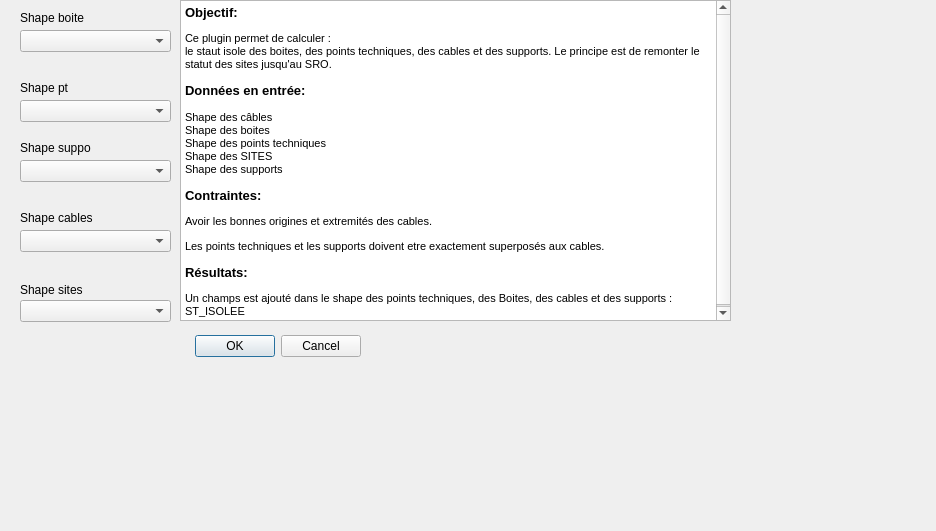
<?xml version="1.0" encoding="UTF-8"?>
<ui version="4.0">
 <class>Calcul_Nbre_LOG_FODialogBase</class>
 <widget class="QDialog" name="Calcul_Nbre_LOG_FODialogBase">
  <property name="geometry">
   <rect>
    <x>0</x>
    <y>0</y>
    <width>936</width>
    <height>531</height>
   </rect>
  </property>
  <property name="windowTitle">
   <string>Calcul_Nbre_LOG_FO</string>
  </property>
  <widget class="QDialogButtonBox" name="button_box">
   <property name="geometry">
    <rect>
     <x>20</x>
     <y>330</y>
     <width>341</width>
     <height>32</height>
    </rect>
   </property>
   <property name="orientation">
    <enum>Qt::Horizontal</enum>
   </property>
   <property name="standardButtons">
    <set>QDialogButtonBox::Cancel|QDialogButtonBox::Ok</set>
   </property>
  </widget>
  <widget class="QComboBox" name="comboPBO">
   <property name="geometry">
    <rect>
     <x>20</x>
     <y>30</y>
     <width>151</width>
     <height>22</height>
    </rect>
   </property>
  </widget>
  <widget class="QComboBox" name="comboCABLES">
   <property name="geometry">
    <rect>
     <x>20</x>
     <y>230</y>
     <width>151</width>
     <height>22</height>
    </rect>
   </property>
  </widget>
  <widget class="QComboBox" name="combosupport">
   <property name="geometry">
    <rect>
     <x>20</x>
     <y>160</y>
     <width>151</width>
     <height>22</height>
    </rect>
   </property>
  </widget>
  <widget class="QComboBox" name="comboSITES">
   <property name="geometry">
    <rect>
     <x>20</x>
     <y>300</y>
     <width>151</width>
     <height>22</height>
    </rect>
   </property>
  </widget>
  <widget class="QLabel" name="label_4">
   <property name="geometry">
    <rect>
     <x>20</x>
     <y>210</y>
     <width>81</width>
     <height>16</height>
    </rect>
   </property>
   <property name="text">
    <string>Shape cables</string>
   </property>
  </widget>
  <widget class="QLabel" name="label">
   <property name="geometry">
    <rect>
     <x>20</x>
     <y>10</y>
     <width>71</width>
     <height>16</height>
    </rect>
   </property>
   <property name="text">
    <string>Shape boite</string>
   </property>
  </widget>
  <widget class="QLabel" name="label_3">
   <property name="geometry">
    <rect>
     <x>20</x>
     <y>280</y>
     <width>71</width>
     <height>20</height>
    </rect>
   </property>
   <property name="text">
    <string>Shape sites</string>
   </property>
  </widget>
  <widget class="QLabel" name="label_2">
   <property name="geometry">
    <rect>
     <x>20</x>
     <y>140</y>
     <width>71</width>
     <height>16</height>
    </rect>
   </property>
   <property name="text">
    <string>Shape support</string>
   </property>
  </widget>
  <widget class="QTextBrowser" name="textBrowser">
   <property name="geometry">
    <rect>
     <x>180</x>
     <y>0</y>
     <width>551</width>
     <height>321</height>
    </rect>
   </property>
   <property name="html">
    <string>&lt;!DOCTYPE HTML PUBLIC &quot;-//W3C//DTD HTML 4.0//EN&quot; &quot;http://www.w3.org/TR/REC-html40/strict.dtd&quot;&gt;
&lt;html&gt;&lt;head&gt;&lt;meta name=&quot;qrichtext&quot; content=&quot;1&quot; /&gt;&lt;style type=&quot;text/css&quot;&gt;
p, li { white-space: pre-wrap; }
&lt;/style&gt;&lt;/head&gt;&lt;body style=&quot; font-family:'MS Shell Dlg 2'; font-size:8.25pt; font-weight:400; font-style:normal;&quot;&gt;
&lt;p style=&quot; margin-top:0px; margin-bottom:0px; margin-left:0px; margin-right:0px; -qt-block-indent:0; text-indent:0px;&quot;&gt;&lt;span style=&quot; font-size:10pt; font-weight:600;&quot;&gt;Objectif:&lt;/span&gt;&lt;/p&gt;
&lt;p style=&quot; margin-top:12px; margin-bottom:0px; margin-left:0px; margin-right:0px; -qt-block-indent:0; text-indent:0px;&quot;&gt;&lt;span style=&quot; font-family:'MS Shell Dlg 2,sans-serif'; font-size:8pt;&quot;&gt;Ce plugin permet de calculer :&lt;/span&gt;&lt;/p&gt;
&lt;p style=&quot; margin-top:0px; margin-bottom:0px; margin-left:0px; margin-right:0px; -qt-block-indent:0; text-indent:0px;&quot;&gt;&lt;span style=&quot; font-size:8pt;&quot;&gt;le staut isole des boites, des points techniques, des cables et des supports. Le principe est de remonter le statut des sites jusqu'au SRO. &lt;/span&gt;&lt;/p&gt;
&lt;p style=&quot; margin-top:12px; margin-bottom:0px; margin-left:0px; margin-right:0px; -qt-block-indent:0; text-indent:0px;&quot;&gt;&lt;span style=&quot; font-family:'MS Shell Dlg 2,sans-serif'; font-size:10pt; font-weight:600;&quot;&gt;Données en entrée: &lt;/span&gt;&lt;/p&gt;
&lt;p style=&quot;-qt-paragraph-type:empty; margin-top:0px; margin-bottom:0px; margin-left:0px; margin-right:0px; -qt-block-indent:0; text-indent:0px; font-size:8pt;&quot;&gt;&lt;br /&gt;&lt;/p&gt;
&lt;p style=&quot; margin-top:0px; margin-bottom:0px; margin-left:0px; margin-right:0px; -qt-block-indent:0; text-indent:0px;&quot;&gt;&lt;span style=&quot; font-size:8pt;&quot;&gt;Shape des câbles&lt;/span&gt;&lt;/p&gt;
&lt;p style=&quot; margin-top:0px; margin-bottom:0px; margin-left:0px; margin-right:0px; -qt-block-indent:0; text-indent:0px;&quot;&gt;&lt;span style=&quot; font-size:8pt;&quot;&gt;Shape des boites&lt;/span&gt;&lt;/p&gt;
&lt;p style=&quot; margin-top:0px; margin-bottom:0px; margin-left:0px; margin-right:0px; -qt-block-indent:0; text-indent:0px;&quot;&gt;&lt;span style=&quot; font-size:8pt;&quot;&gt;Shape des points techniques&lt;/span&gt;&lt;/p&gt;
&lt;p style=&quot; margin-top:0px; margin-bottom:0px; margin-left:0px; margin-right:0px; -qt-block-indent:0; text-indent:0px;&quot;&gt;&lt;span style=&quot; font-size:8pt;&quot;&gt;Shape des SITES&lt;/span&gt;&lt;/p&gt;
&lt;p style=&quot; margin-top:0px; margin-bottom:0px; margin-left:0px; margin-right:0px; -qt-block-indent:0; text-indent:0px;&quot;&gt;&lt;span style=&quot; font-size:8pt;&quot;&gt;Shape des supports&lt;/span&gt;&lt;/p&gt;
&lt;p style=&quot; margin-top:12px; margin-bottom:0px; margin-left:0px; margin-right:0px; -qt-block-indent:0; text-indent:0px;&quot;&gt;&lt;span style=&quot; font-family:'MS Shell Dlg 2,sans-serif'; font-size:10pt; font-weight:600;&quot;&gt;Contraintes:&lt;/span&gt;&lt;span style=&quot; font-size:10pt;&quot;&gt; &lt;/span&gt;&lt;/p&gt;
&lt;p style=&quot; margin-top:12px; margin-bottom:12px; margin-left:0px; margin-right:0px; -qt-block-indent:0; text-indent:0px;&quot;&gt;&lt;span style=&quot; font-size:8pt;&quot;&gt;Avoir les bonnes origines et extremités des cables.&lt;/span&gt;&lt;/p&gt;
&lt;p style=&quot; margin-top:12px; margin-bottom:12px; margin-left:0px; margin-right:0px; -qt-block-indent:0; text-indent:0px;&quot;&gt;&lt;span style=&quot; font-size:8pt;&quot;&gt;Les points techniques et les supports doivent etre exactement superposés aux cables.&lt;/span&gt;&lt;/p&gt;
&lt;p style=&quot; margin-top:12px; margin-bottom:12px; margin-left:0px; margin-right:0px; -qt-block-indent:0; text-indent:0px;&quot;&gt;&lt;span style=&quot; font-family:'MS Shell Dlg 2,sans-serif'; font-size:10pt; font-weight:600;&quot;&gt;Résultats:&lt;/span&gt;&lt;span style=&quot; font-size:10pt;&quot;&gt; &lt;/span&gt;&lt;/p&gt;
&lt;p style=&quot; margin-top:0px; margin-bottom:0px; margin-left:0px; margin-right:0px; -qt-block-indent:0; text-indent:0px;&quot;&gt;&lt;span style=&quot; font-size:8pt;&quot;&gt;Un champs est ajouté dans le shape des points techniques, des Boites, des cables et des supports :&lt;/span&gt;&lt;/p&gt;
&lt;p style=&quot; margin-top:0px; margin-bottom:0px; margin-left:0px; margin-right:0px; -qt-block-indent:0; text-indent:0px;&quot;&gt;&lt;span style=&quot; font-size:8pt;&quot;&gt;ST_ISOLEE&lt;/span&gt;&lt;/p&gt;&lt;/body&gt;&lt;/html&gt;</string>
   </property>
  </widget>
  <widget class="QLabel" name="label_5">
   <property name="geometry">
    <rect>
     <x>20</x>
     <y>80</y>
     <width>71</width>
     <height>16</height>
    </rect>
   </property>
   <property name="text">
    <string>Shape pt</string>
   </property>
  </widget>
  <widget class="QComboBox" name="comboPT">
   <property name="geometry">
    <rect>
     <x>20</x>
     <y>100</y>
     <width>151</width>
     <height>22</height>
    </rect>
   </property>
  </widget>
 </widget>
 <resources/>
 <connections>
  <connection>
   <sender>button_box</sender>
   <signal>accepted()</signal>
   <receiver>Calcul_Nbre_LOG_FODialogBase</receiver>
   <slot>accept()</slot>
   <hints>
    <hint type="sourcelabel">
     <x>20</x>
     <y>20</y>
    </hint>
    <hint type="destinationlabel">
     <x>20</x>
     <y>20</y>
    </hint>
   </hints>
  </connection>
  <connection>
   <sender>button_box</sender>
   <signal>rejected()</signal>
   <receiver>Calcul_Nbre_LOG_FODialogBase</receiver>
   <slot>reject()</slot>
   <hints>
    <hint type="sourcelabel">
     <x>20</x>
     <y>20</y>
    </hint>
    <hint type="destinationlabel">
     <x>20</x>
     <y>20</y>
    </hint>
   </hints>
  </connection>
 </connections>
</ui>
